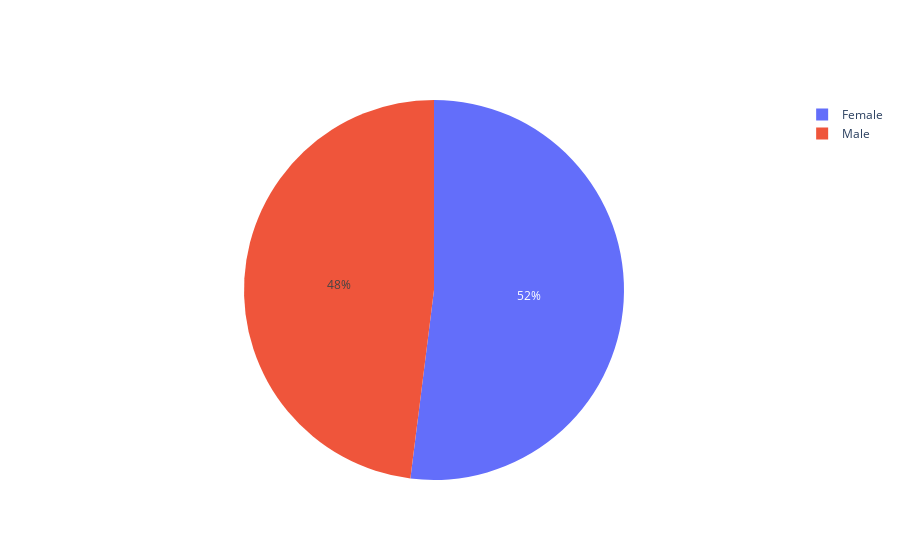

Notebook source saved alongside this figure:
### Code cell
# Visualize gender sales.

gender_fig = go.Figure()
gender_fig.add_trace(go.Pie(labels = gender_sales_df["Gender"], values = gender_sales_df["Total"]))

gender_fig.show()

### Figure 1 — Plotly figure (JSON) as saved in the notebook; plotly's stock layout.template omitted (floating-point values rounded to 4 significant figures)
{"data": [{"labels": ["Female", "Male"], "type": "pie", "values": [167900.0, 155100.0]}], "layout": {}}
